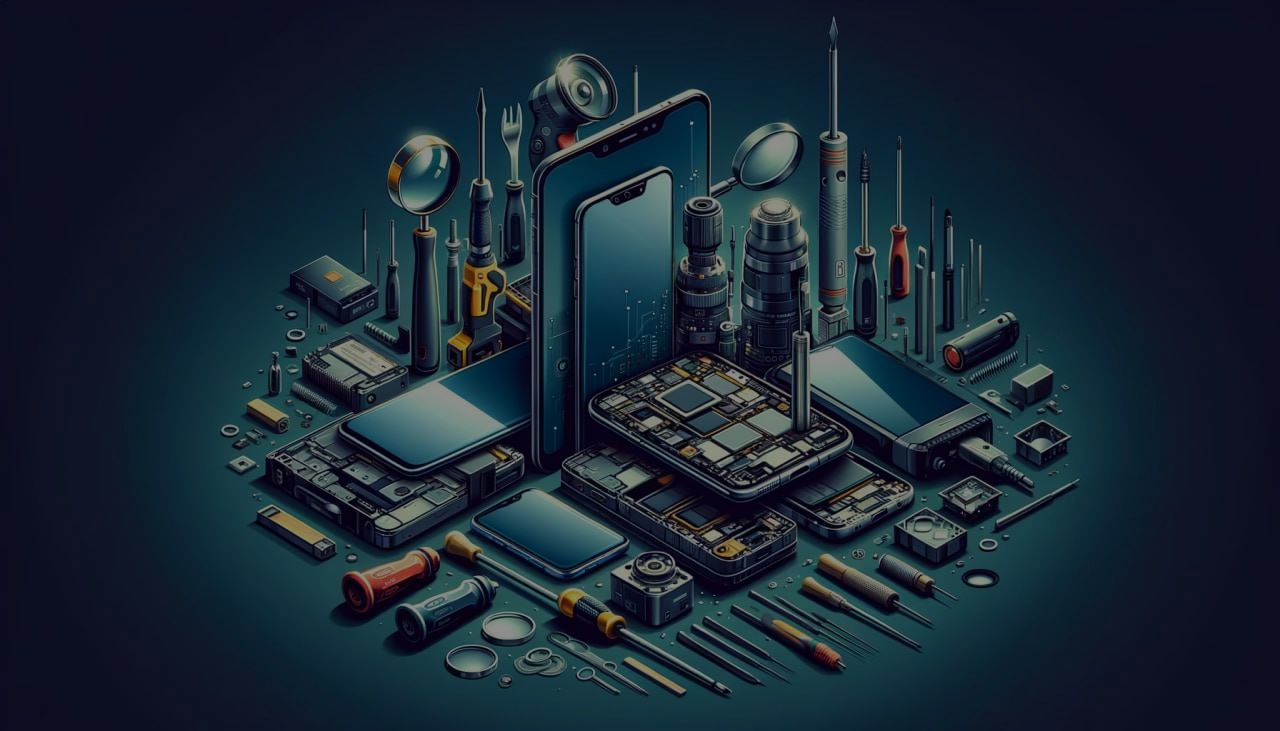
#> input picture generarPortada/img.jpg, 1280 x 731 px, found by its file name
$ python generarPortada.py
#> lines starting #> are read from the running program, lines starting #| are printed output that depends on the picture
#> further down, imagen is the input picture: PIL image 1280x731 RGB; mean R, G, B 24, 38.4, 51.7
import cv2
from PIL import Image, ImageDraw, ImageFont
import numpy as np
import os
import datetime
import textwrap
from slugify import slugify

'''
En este código se genera una imagen de portada para un artículo de un blog de wordpress
con el título "Empresas de X en Yucatán" donde X es el tipo de la empresa que podría tener un directorio de empresas
y Yucatán es el estado de Yucatán. Se genera una imagen de portada por cada estado de México
y se guardan en la carpeta "generarPortada/portadas"

El código se puede adaptar a cualquier país o región, simplemente cambiando la lista de estados
y el texto que se va a generar en la imagen de portada.

También se puede adaptar para generar imágenes de portada para otros tipos de artículos, simplemente
cambiando el texto que se va a generar en la imagen de portada.

Para que el código funcione, se necesita una imagen de fondo que se va a usar para la portada. Se puede
descargar de internet, generar con openai o cualquier otra fuente. La imagen de fondo debe estar en la carpeta
"generarPortada" y se debe llamar "img.jpg" para que todo funcione sin tocar nada

El código también necesita una fuente para el texto que se va a generar en la imagen de portada. La fuente
debe estar en la carpeta "generarPortada" y se debe especificar en la variable "fontype" el nombre de la fuente
con la extensión .ttf o .otf

El código guarda las imágenes de portada en la carpeta "generarPortada/portadas" y genera una url para cada imagen
de portada que se puede usar en un CSV de importación a wordpress para importar las imágenes de portada de los artículos
de un blog.
'''


fontype = "generarPortada/jmh_typewriter_dry/JMH Typewriter dry.otf"
# puedes bajar las fuentes que quieras desde: https://www.dafont.com/es/
# recuerda que debes tener el archivo .ttf o .otf en la carpeta de tu proyecto
# ten en cuenta que si los títulos tienen acentos, debes usar una fuente que los tenga
# si no, los acentos no se verán en la imagen y se verán caracteres raros
carpetaPortadas = "generarPortada/portadas" # carpeta donde se guardarán las portadas
# dominio de tu sitio web para generar la url de la imagen del
# tipo: https://dominiodeprueba.com/wp-content/uploads/2021/08/empresas-de-x-en-yucatan.webp
# para que puedas incluirlo en tu CSV de importación a wordpress como imagen de portada
dominio = "dominiodeprueba.com"

estados_mexico = [
    "Aguascalientes",
    "Baja California",
    "Baja California Sur",
    "Campeche",
    "Chiapas",
    "Chihuahua",
    "Ciudad de México",
    "Coahuila",
    "Colima",
    "Durango",
    "Guanajuato",
    "Guerrero",
    "Hidalgo",
    "Jalisco",
    "México",
    "Michoacán",
    "Morelos",
    "Nayarit",
    "Nuevo León",
    "Oaxaca",
    "Puebla",
    "Querétaro",
    "Quintana Roo",
    "San Luis Potosí",
    "Sinaloa",
    "Sonora",
    "Tabasco",
    "Tamaulipas",
    "Tlaxcala",
    "Veracruz",
    "Yucatán",
    "Zacatecas"
]

def draw_centered_text(image, text, font, color=(255, 255, 255)):
    """
    Draws centered text on the given image.

    Args:
        image (PIL.Image.Image): The image to draw the text on.
        text (str): The text to be drawn.
        font (PIL.ImageFont.FreeTypeFont): The font to be used for the text.
        color (tuple, optional): The color of the text. Defaults to (255, 255, 255).

    Returns:
        PIL.Image.Image: The image with the centered text drawn on it.
    """
#> called with text = 'Empresas de X en Aguascalientes', color = (255, 255, 255)
     # Crea un objeto Draw para poder dibujar en la imagen
    draw = ImageDraw.Draw(image)

    # Obtiene el ancho y el alto de la imagen
    width, height = image.size
#> width = 1280; height = 731

    # Obtiene el ancho y el alto de un carácter para calcular cuántos caracteres caben en una línea
    char_width, char_height = font.getsize('A')  # Asume que todos los caracteres tienen el mismo tamaño

    # Calcula el número de caracteres que caben en una línea
    chars_per_line = width // char_width
#> chars_per_line = 20

    # Divide el texto en líneas de manera que cada línea tenga como máximo chars_per_line caracteres
    lines = textwrap.wrap(text, width=chars_per_line)
#> lines = ['Empresas de X en', 'Aguascalientes']

    # Calcula la posición y inicial para el texto de manera que el texto esté centrado verticalmente
    y_text = (height - char_height * len(lines)) / 2
#> y_text = 281.5

    # Para cada línea de texto
    for line in lines:
        # Obtiene el ancho y el alto de la línea
        line_width, line_height = font.getsize(line)

        # Calcula la posición x para la línea de manera que la línea esté centrada horizontalmente
        x = (width - line_width) / 2

        # Dibuja la línea en la imagen
        draw.text((x, y_text), line, font=font, fill=color)

        # Incrementa y_text por el alto de la línea para la siguiente línea
        y_text += line_height
#> after the loop, y_text = 487.5

    # Devuelve la imagen con el texto dibujado
    return image

# datos para generar la url de la imagen de portada
today = datetime.date.today()
mes = today.month
y = today.year

# Uso de la función
imagen = Image.open("generarPortada/img.jpg")
font = ImageFont.truetype(fontype, 90)

for estado in estados_mexico:
    text = f"Empresas de X en {estado}"
    imagen = Image.open("generarPortada/img.jpg")
    imagen = draw_centered_text(imagen, text, font)
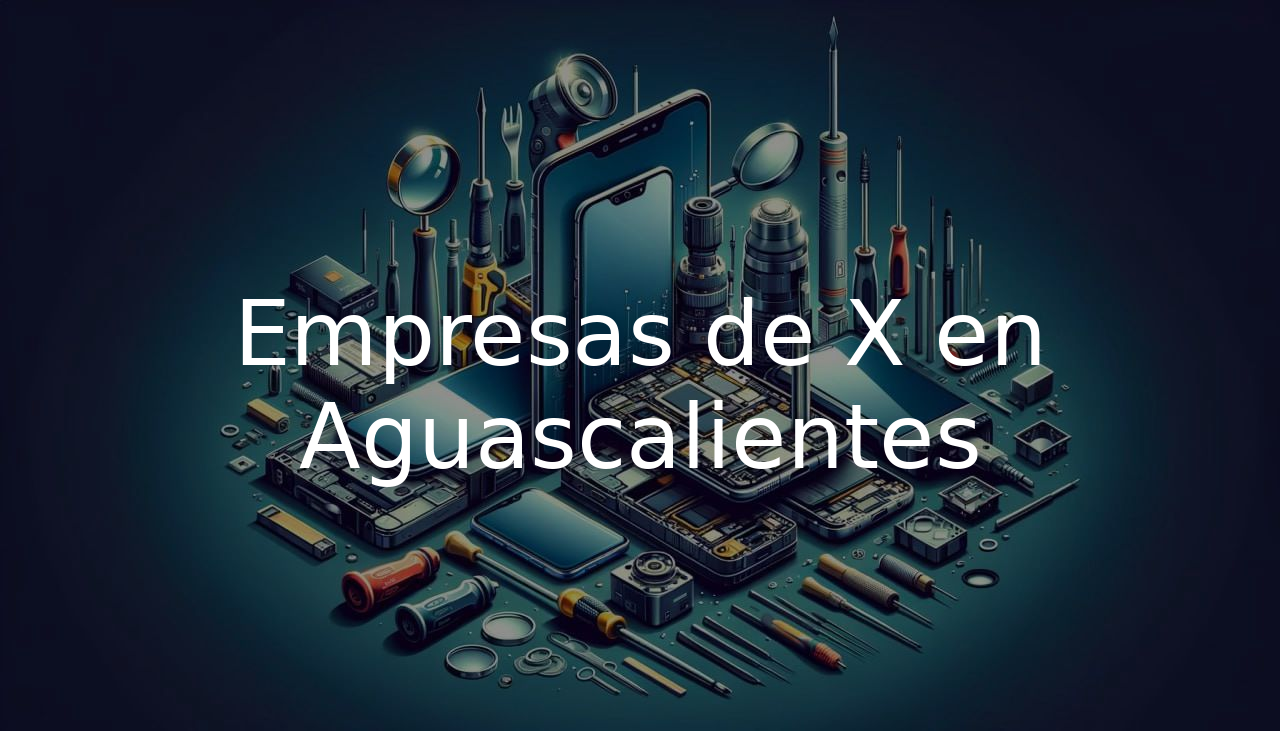
#> imagen: PIL image 1280x731 RGB; mean R, G, B 30.4, 44.4, 57.4
    imagen.save(os.path.join(carpetaPortadas, slugify(text)+".webp"), "WEBP", quality=20)
#> (this line was passed over: slugify is not available in this run)
    # genera la url de la imagen de portada
    print (dominio + "/wp-content/uploads/"+str(y)+"/"+ "{:02d}".format(mes) + "/" +slugify(text) + ".webp")
#> (this line was passed over: slugify is not available in this run)
#> (the run stopped early here; a loop or call above may not have finished)
